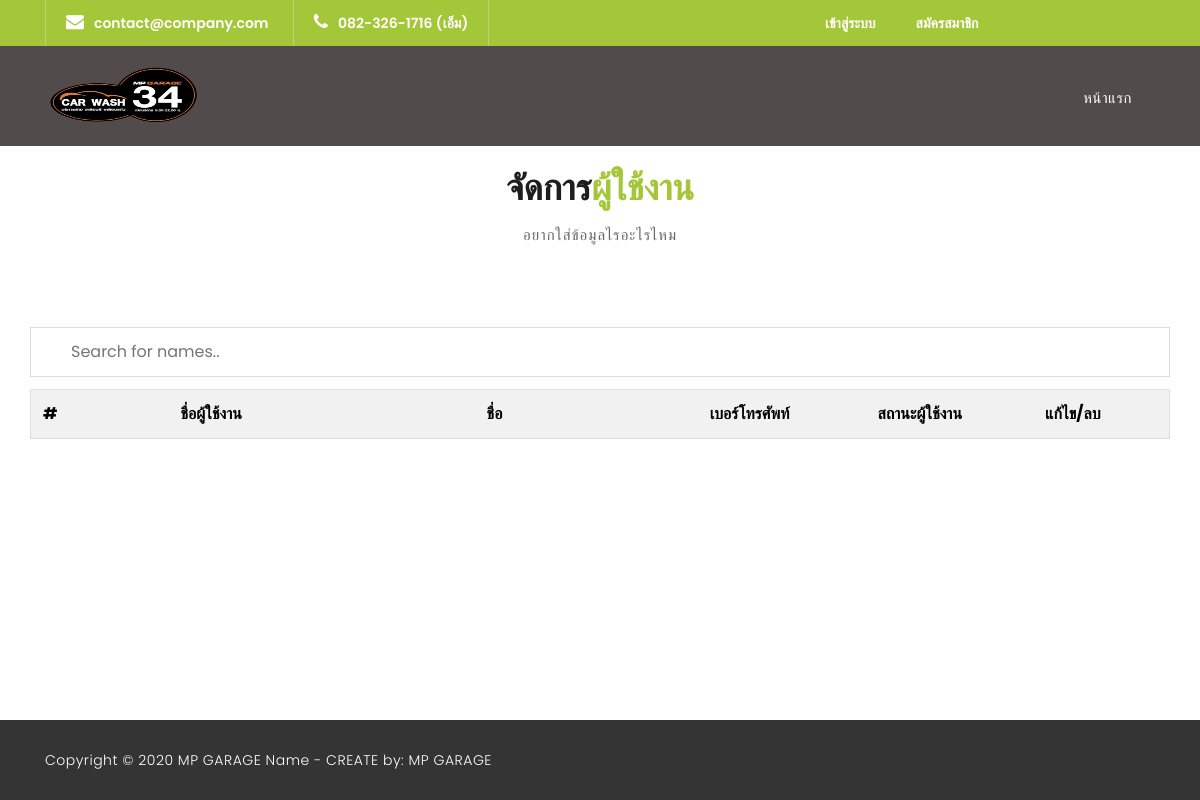
The app's page /admin/manage_user.php, older data.
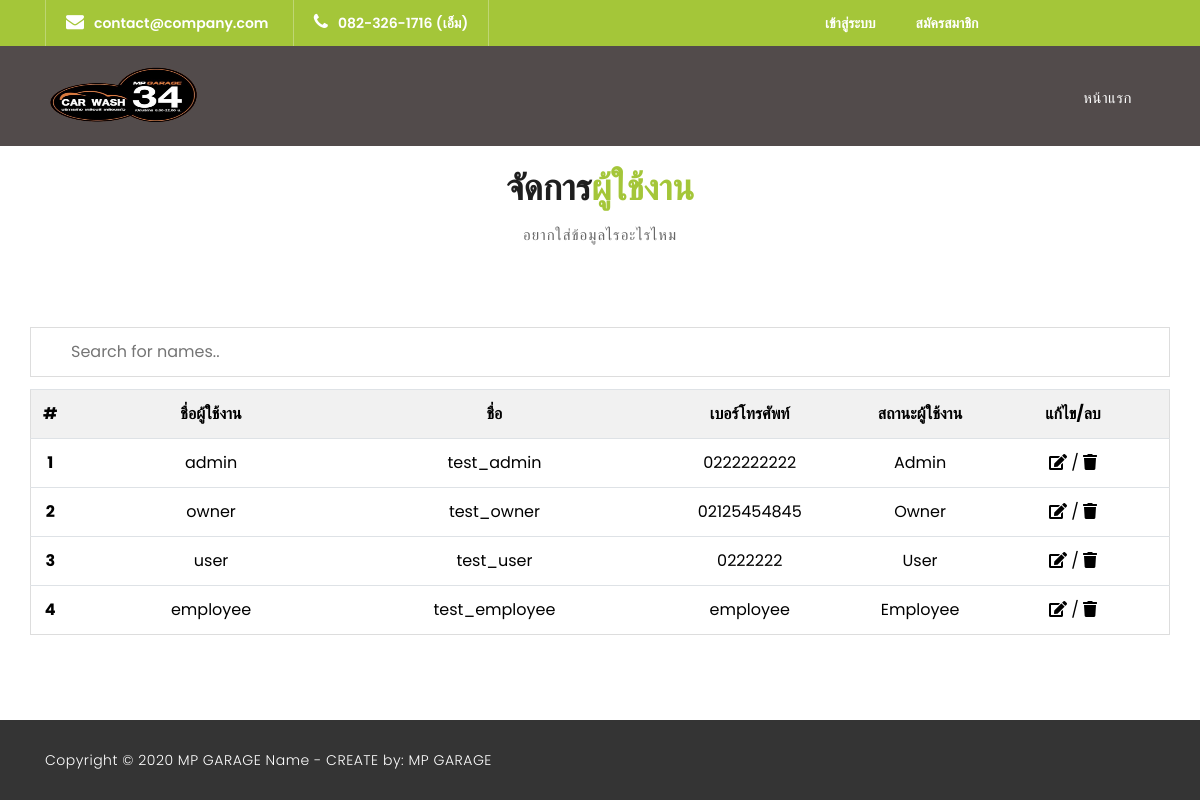
The same page, newer data.
### tables this page shows
CREATE TABLE `register` (
  `id` int(11) NOT NULL,
  `r_username` varchar(50) NOT NULL,
  `r_name` varchar(50) NOT NULL,
  `r_phone` varchar(20) NOT NULL,
  `r_password` varchar(50) NOT NULL,
  `r_confirmpassword` varchar(50) NOT NULL,
  `r_status` varchar(20) NOT NULL,
  `M_delete` int(1) NOT NULL
);

### server.php (called while the page is built, shortened)
<?php
    class DB_con {
        function __construct() {
            $conn = mysqli_connect(DB_SERVER, DB_USER, DB_PASS, DB_NAME);
            $this->dbcon = $conn;
        }
    }

### classes/Member.php (called while the page is built, shortened)
<?php
class Member
{
    private $db;
    function __construct($conn)
    {
        $this->db = $conn;
    }
    public function Select_all_member()
    {
        $members = mysqli_query($this->db, "SELECT * FROM register WHERE `M_delete` != 1");
        return $members;
    }
}

### admin/manage_user.php (the view, shortened to what the changed rows need)
<?php
include_once('../server.php');
include_once('../classes/Member.php');
$conn = new DB_con();
$member = new Member($conn->dbcon);
$result = $member->Select_all_member();
?>
<!DOCTYPE html>
<html lang="en">
<head>
    <link href="../vendor/bootstrap/css/bootstrap.min.css" rel="stylesheet">
    <link href="https://cdnjs.cloudflare.com/ajax/libs/font-awesome/5.15.2/css/all.min.css" rel="stylesheet">
    <link rel="stylesheet" href="../assets/css/fontawesome.css">
    <link rel="stylesheet" href="../assets/css/style.css">
    <link rel="stylesheet" href="../assets/css/owl.css">
    <link rel="stylesheet" href="../assets/css/myStyle.css">
</head>
<body>
    <div class="team" style="margin: 0">
        <div class="container">
            <div class="row">
                <div class="col-md-12">
                    <div class="section-heading">
                        <h2>จัดการ<em>ผู้ใช้งาน</em></h2>
                    </div>
                </div>
                <form name="table_user" action="form.php" method="POST" style="width: 100%;">
                    <table id="myTable" class="table">
                        <tr class="header">
                            <th style="width:3%;">#</th>
                            <th style="width:25%;">ชื่อผู้ใช้งาน</th>
                            <th style="width:25%;">ชื่อ</th>
                            <th style="width:20%;">เบอร์โทรศัพท์</th>
                            <th style="width:10%;">สถานะผู้ใช้งาน</th>
                            <th style="width:20%;">แก้ไข/ลบ</th>
                        </tr>
                        <?php $no = 1; ?>
                        <?php while ($num = mysqli_fetch_array($result)) :
                            echo ("<tr>
                                    <th>" . $no . "</th>
                                    <td id = \"username\">" . $num["r_username"] . "</td>
                                    <td id = \"name\">" . $num["r_name"] . "</td>
                                    <td id = \"phone\">" . $num["r_phone"] . "</td>
                                    <td id = \"status\">" . $num["r_status"] . "</td>
                                    <td><a href=\"member_form_edit.php?id=" . $num["id"] . "\"><i class=\"fas fa-edit\"></i></a> /
                                        <a href=\"member_form_delete.php?id=" . $num["id"] . "\"><i class=\"fas fa-trash\"></i></a>
                                    </td>
                                </tr>");
                            $no++;
                        endwhile ?>
                    </table>
                </form>
            </div>
        </div>
    </div>
</body>
</html>

Row changes from the older to the newer data that the page shows:
now on this page (row edited): register: r_username "admin", r_name "test_admin", r_phone "0222222222", r_status "Admin"
now on this page (row edited): register: r_username "owner", r_name "test_owner", r_phone "02125454845", r_status "Owner"
now on this page (row edited): register: r_username "user", r_name "test_user", r_phone "0222222", r_status "User"
added register: r_username "employee", r_name "test_employee", r_phone "employee", r_status "Employee"
